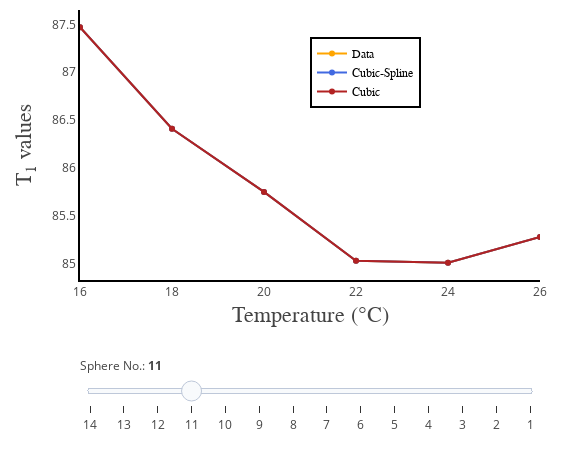

The notebook cell this image was saved under:
### Code cell
#DATA

def temperature_correction(input_temperature):
    #Dictionary of data
    phantom_v2 = {
        '14': {'16': '21.94', '18': '21.62','20': '21.44', '22': '21.28', '24': '21.26', '26': '21.31'},
        '13': {'16': '31.05', '18': '30.65','20': '30.40', '22': '30.27', '24': '30.25', '26': '30.31'},
        '12': {'16': '43.79', '18': '43.24','20': '42.89', '22': '42.72', '24': '42.70', '26': '42.80'},
        '11': {'16': '61.49', '18': '60.70','20': '60.21', '22': '59.97', '24': '60.00', '26': '60.17'},
        '10': {'16': '87.47', '18': '86.41','20': '85.75', '22': '85.03', '24': '85.01', '26': '85.28'},
        '9': {'16': '122.99', '18': '121.79','20': '121.08', '22': '120.80', '24': '120.90', '26': '121.34'},
        '8': {'16': '177.68', '18': '175.94','20': '174.95', '22': '174.59', '24': '174.78', '26': '175.48'},
        '7': {'16': '243.77', '18': '241.84','20': '240.86', '22': '240.75', '24': '241.31', '26': '242.45'},
        '6': {'16': '343.00', '18': '341.53','20': '341.58', '22': '342.58', '24': '344.23', '26': '346.67'},
        '5': {'16': '483.91', '18': '482.91','20': '484.97', '22': '486.92', '24': '490.24', '26': '494.55'},
        '4': {'16': '675.07', '18': '686.88','20': '690.08', '22': '695.01', '24': '701.06', '26': '709.48'},
        '3': {'16': '950.71', '18': '963.56','20': '987.27', '22': '1000.81', '24': '1015.70', '26': '1030.78'},
        '2': {'16': '1274.07', '18': '1317.71','20': '1330.16', '22': '1355.29', '24': '1367.79', '26': '1395.94'},
        '1': {'16': '1766.68', '18': '1830.34','20': '1883.97', '22': '1937.34', '24': '1987.50', '26': '2066.95'}
        };
    
    ##Get keys and values of dictionary to construct a 2D array##
    #Get dictionary keys as lists
    sphereID = list(phantom_v2.keys());
    temperature = list(phantom_v2['1'].keys());

    #Define array (data) to store data for interpolation
    data = np.empty([len(temperature),len(sphereID)+1]);
    #Fill data array
    row = 0;
    for i in temperature:
        row = row + 1;
        data[row-1,0] = int(i);
        for j in sphereID:
            T1_value = float(phantom_v2[j][i]);
            data[row-1,int(j)] = T1_value;
    
    ##Code for Temperature Correction: Interpolation##
    #If input_temperature is a scalar:
    #Validate input_temperature
    validTemperature = lambda input_temperature: np.isscalar(input_temperature);
    if validTemperature(input_temperature) == True:
        input2array = input_temperature;
        input_temperature = np.arange(1);
        input_temperature[0] = input2array;
        
    #Cubic Spline (define output as array and dictionary)
    spline_estimatedT1 = np.empty([len(input_temperature),len(sphereID)]);
    spline_estimatedT1_dictionary = {};
    
    #Cubic (define output as array and dictionary)
    cubic_estimatedT1 = np.empty([len(input_temperature),len(sphereID)]);
    cubic_estimatedT1_dictionary = {};
    
    #Interpolations
    for k in range(len(sphereID)):
        for l in range(len(input_temperature)):
            #Cubic Spline
            cubicSpline = interpolate.splrep(data[:,0], data[:,k+1]);
            spline_estimatedT1[l,k] = interpolate.splev(input_temperature[l],cubicSpline);
            spline_estimatedT1_dictionary[l,k+1] = spline_estimatedT1[l,k];
            
            #Cubic        
            cubic = interpolate.interp1d(data[:,0], data[:,k+1], kind='cubic');
            cubic_estimatedT1[l,k] = cubic(input_temperature[l]);
            cubic_estimatedT1_dictionary[l,k+1] = cubic_estimatedT1[l,k];
    
    #Interpolation of data for Sphere No. 1 only
    #plt.plot(data2fit[:,0], data2fit[:,1], 'o')
    #plt.plot(data2fit[:,0], cs_estimatedT1_values[:,0], '--');
    #plt.plot(data2fit[:,0], c_estimatedT1_values[:,0], '-*');
    #plt.legend(['data', 'cubic-spline', 'cubic'], loc='best');
    #plt.title('Interpolation: Sphere No. 1');
    #plt.xlabel('Temperature (°C)');
    #plt.ylabel('T1 value (ms)')
    #plt.show()
    
# PLOTS
    init_notebook_mode(connected=True)
    spline_estimatedT1 = np.transpose(spline_estimatedT1)
    cubic_estimatedT1 = np.transpose(cubic_estimatedT1)
    original_data = np.transpose(data)
    original_data = np.delete(original_data, 0, 0)
    
    data1 = [dict(
        visible = False,
        line=dict(color='orange'),
        x = temperature,
        y = abs(original_data[13-ii]),
        name = 'Data',
        text = 'Data)',
        hoverinfo = 'x+y+text') for ii in range(len(sphereID))]

    data1[4]['visible'] = True
    
    data2 = [dict(
        visible = False,
        line=dict(color='royalblue'),
        x = input_temperature,
        y = abs(spline_estimatedT1[13-ii]),
        name = 'Cubic-Spline',
        text = 'Cubic-Spline',
        hoverinfo = 'x+y+text') for ii in range(len(sphereID))]

    data2[4]['visible'] = True

    data3 = [dict(
        visible = False,
        line=dict(color='firebrick'),
        x = temperature,
        y = abs(cubic_estimatedT1[13-ii]),
        name = 'Cubic',
        text = 'Cubic)',
        hoverinfo = 'x+y+text') for ii in range(len(sphereID))]

    data3[4]['visible'] = True

    data = data1 + data2 + data3

    steps = []
    for i in range(len(np.asarray(sphereID))):
        step = dict(
            method = 'restyle',  
            args = ['visible', [False] * len(data2)],
            label = str(np.asarray(sphereID)[i])
            )
        step['args'][1][i] = True # Toggle i'th trace to "visible"
        steps.append(step)

    sliders=[
        dict(
            x = 0,
            y = -0.09,
            active = 3,
            currentvalue = {"prefix": "Sphere No.: <b>"},
            pad = {"t": 50, "b": 10},
            steps = steps)]

    layout = go.Layout(
        width=580,
        height=450,
        margin=go.layout.Margin(
            l=80,
            r=40,
            b=60,
            t=10,
        ),
        annotations=[
            dict(
                x=0.5004254919715793,
                y=-0.18,
                showarrow=False,
                text='Temperature (°C)',
                font=dict(
                    family='Times New Roman',
                    size=22
                ),
                xref='paper',
                yref='paper'
            ),
            dict(
                x=-0.15,
                y=0.5,
                showarrow=False,
                text='T<sub>1</sub> values',
                font=dict(
                    family='Times New Roman',
                    size=22
                ),
                textangle=-90,
                xref='paper',
                yref='paper'
            ),
        ],
        xaxis=dict(
            autorange=False,
            range=[16, temperature[-1]],
            showgrid=False,
            linecolor='black',
            linewidth=2
        ),
        yaxis=dict(
            autorange=True,
            showgrid=False,
            linecolor='black',
            linewidth=2
        ),
        legend=dict(
            x=0.5,
            y=0.9,
            traceorder='normal',
            font=dict(
                family='Times New Roman',
                size=12,
                color='#000'
            ),
            bordercolor='#000000',
            borderwidth=2
        ), 
        sliders=sliders
    )

    fig = dict(data=data, layout=layout)

    iplot(fig, filename = 'basic-line', config = config)
        
    return spline_estimatedT1_dictionary, spline_estimatedT1, cubic_estimatedT1_dictionary, cubic_estimatedT1;


temperature_correction(np.arange(16,28,2));

### Figure 1 — Plotly figure (JSON) as saved in the notebook; plotly's stock layout.template omitted (floating-point values rounded to 4 significant figures)
{"data": [{"hoverinfo": "x+y+text", "line": {"color": "orange"}, "name": "Data", "text": "Data)", "type": "scatter", "uid": "b6a29e62-8ee0-4c1a-a1c9-d5f92a62bb5c", "visible": false, "x": ["16", "18", "20", "22", "24", "26"], "y": [21.94, 21.62, 21.44, 21.28, 21.26, 21.31]}, {"hoverinfo": "x+y+text", "line": {"color": "orange"}, "name": "Data", "text": "Data)", "type": "scatter", "uid": "c4cd41d6-32ad-4b3f-8086-a335ef5887fc", "visible": false, "x": ["16", "18", "20", "22", "24", "26"], "y": [31.05, 30.65, 30.4, 30.27, 30.25, 30.31]}, {"hoverinfo": "x+y+text", "line": {"color": "orange"}, "name": "Data", "text": "Data)", "type": "scatter", "uid": "9149cc08-7995-40c7-bcac-dfab77e7f4ba", "visible": false, "x": ["16", "18", "20", "22", "24", "26"], "y": [43.79, 43.24, 42.89, 42.72, 42.7, 42.8]}, {"hoverinfo": "x+y+text", "line": {"color": "orange"}, "name": "Data", "text": "Data)", "type": "scatter", "uid": "b39a74b3-a0ad-49c2-a60d-f33c5e48b291", "visible": false, "x": ["16", "18", "20", "22", "24", "26"], "y": [61.49, 60.7, 60.21, 59.97, 60, 60.17]}, {"hoverinfo": "x+y+text", "line": {"color": "orange"}, "name": "Data", "text": "Data)", "type": "scatter", "uid": "b18c50f5-6cc9-4232-b1dd-e3bc42fe7993", "visible": true, "x": ["16", "18", "20", "22", "24", "26"], "y": [87.47, 86.41, 85.75, 85.03, 85.01, 85.28]}, {"hoverinfo": "x+y+text", "line": {"color": "orange"}, "name": "Data", "text": "Data)", "type": "scatter", "uid": "6369b43d-4935-43b8-8777-407d398787df", "visible": false, "x": ["16", "18", "20", "22", "24", "26"], "y": [123.0, 121.8, 121.1, 120.8, 120.9, 121.3]}, {"hoverinfo": "x+y+text", "line": {"color": "orange"}, "name": "Data", "text": "Data)", "type": "scatter", "uid": "24193e75-a47e-4dee-a946-eb1ddd30026e", "visible": false, "x": ["16", "18", "20", "22", "24", "26"], "y": [177.7, 175.9, 174.9, 174.6, 174.8, 175.5]}, {"hoverinfo": "x+y+text", "line": {"color": "orange"}, "name": "Data", "text": "Data)", "type": "scatter", "uid": "c4719de6-f7dc-4393-b05c-0adf75d0b16f", "visible": false, "x": ["16", "18", "20", "22", "24", "26"], "y": [243.8, 241.8, 240.9, 240.8, 241.3, 242.4]}, {"hoverinfo": "x+y+text", "line": {"color": "orange"}, "name": "Data", "text": "Data)", "type": "scatter", "uid": "97470873-44fd-4379-957d-bcbb66dbaa3e", "visible": false, "x": ["16", "18", "20", "22", "24", "26"], "y": [343, 341.5, 341.6, 342.6, 344.2, 346.7]}, {"hoverinfo": "x+y+text", "line": {"color": "orange"}, "name": "Data", "text": "Data)", "type": "scatter", "uid": "29686a20-b1b8-40ad-8888-7a0da7ad6c48", "visible": false, "x": ["16", "18", "20", "22", "24", "26"], "y": [483.9, 482.9, 485.0, 486.9, 490.2, 494.6]}, {"hoverinfo": "x+y+text", "line": {"color": "orange"}, "name": "Data", "text": "Data)", "type": "scatter", "uid": "f489bd98-9219-4191-8767-70a5646d595b", "visible": false, "x": ["16", "18", "20", "22", "24", "26"], "y": [675.1, 686.9, 690.1, 695.0, 701.1, 709.5]}, {"hoverinfo": "x+y+text", "line": {"color": "orange"}, "name": "Data", "text": "Data)", "type": "scatter", "uid": "55927f1f-6e0e-4d8f-b538-f1e71ff79a78", "visible": false, "x": ["16", "18", "20", "22", "24", "26"], "y": [950.7, 963.6, 987.3, 1001.0, 1016.0, 1031.0]}, {"hoverinfo": "x+y+text", "line": {"color": "orange"}, "name": "Data", "text": "Data)", "type": "scatter", "uid": "e8872b32-4bb7-4fb6-83e0-d97ddd84f172", "visible": false, "x": ["16", "18", "20", "22", "24", "26"], "y": [1274.0, 1318.0, 1330.0, 1355.0, 1368.0, 1396.0]}, {"hoverinfo": "x+y+text", "line": {"color": "orange"}, "name": "Data", "text": "Data)", "type": "scatter", "uid": "0b2548e8-93b7-46ad-b440-d92385664946", "visible": false, "x": ["16", "18", "20", "22", "24", "26"], "y": [1767.0, 1830.0, 1884.0, 1937.0, 1988.0, 2067.0]}, {"hoverinfo": "x+y+text", "line": {"color": "royalblue"}, "name": "Cubic-Spline", "text": "Cubic-Spline", "type": "scatter", "uid": "91434561-f96a-4d30-ab35-8b0791a85e38", "visible": false, "x": [16, 18, 20, 22, 24, 26], "y": [21.94, 21.62, 21.44, 21.28, 21.26, 21.31]}, {"hoverinfo": "x+y+text", "line": {"color": "royalblue"}, "name": "Cubic-Spline", "text": "Cubic-Spline", "type": "scatter", "uid": "1166215d-00e4-44d8-b596-dedf07fc6e20", "visible": false, "x": [16, 18, 20, 22, 24, 26], "y": [31.05, 30.65, 30.4, 30.27, 30.25, 30.31]}, {"hoverinfo": "x+y+text", "line": {"color": "royalblue"}, "name": "Cubic-Spline", "text": "Cubic-Spline", "type": "scatter", "uid": "8de95400-8d7d-489e-9902-accafe574880", "visible": false, "x": [16, 18, 20, 22, 24, 26], "y": [43.79, 43.24, 42.89, 42.72, 42.7, 42.8]}, {"hoverinfo": "x+y+text", "line": {"color": "royalblue"}, "name": "Cubic-Spline", "text": "Cubic-Spline", "type": "scatter", "uid": "25bf5399-000c-4dc3-957f-e03ba70284b5", "visible": false, "x": [16, 18, 20, 22, 24, 26], "y": [61.49, 60.7, 60.21, 59.97, 60.0, 60.17]}, {"hoverinfo": "x+y+text", "line": {"color": "royalblue"}, "name": "Cubic-Spline", "text": "Cubic-Spline", "type": "scatter", "uid": "2b5f0c4d-5794-4a10-8bbd-4a07a9d9d357", "visible": true, "x": [16, 18, 20, 22, 24, 26], "y": [87.47, 86.41, 85.75, 85.03, 85.01, 85.28]}, {"hoverinfo": "x+y+text", "line": {"color": "royalblue"}, "name": "Cubic-Spline", "text": "Cubic-Spline", "type": "scatter", "uid": "5ad1ba17-9d36-4d4b-86b3-dfed5197e185", "visible": false, "x": [16, 18, 20, 22, 24, 26], "y": [123.0, 121.8, 121.1, 120.8, 120.9, 121.3]}, {"hoverinfo": "x+y+text", "line": {"color": "royalblue"}, "name": "Cubic-Spline", "text": "Cubic-Spline", "type": "scatter", "uid": "77716ff4-e9a7-4b98-ab26-dd03652424a0", "visible": false, "x": [16, 18, 20, 22, 24, 26], "y": [177.7, 175.9, 174.9, 174.6, 174.8, 175.5]}, {"hoverinfo": "x+y+text", "line": {"color": "royalblue"}, "name": "Cubic-Spline", "text": "Cubic-Spline", "type": "scatter", "uid": "23fd1d28-9e76-4278-8559-44e0c69c9051", "visible": false, "x": [16, 18, 20, 22, 24, 26], "y": [243.8, 241.8, 240.9, 240.7, 241.3, 242.4]}, {"hoverinfo": "x+y+text", "line": {"color": "royalblue"}, "name": "Cubic-Spline", "text": "Cubic-Spline", "type": "scatter", "uid": "79155abe-adb7-4f12-8fcf-5d86a5b97656", "visible": false, "x": [16, 18, 20, 22, 24, 26], "y": [343.0, 341.5, 341.6, 342.6, 344.2, 346.7]}, {"hoverinfo": "x+y+text", "line": {"color": "royalblue"}, "name": "Cubic-Spline", "text": "Cubic-Spline", "type": "scatter", "uid": "9d64b8fc-dfb3-4bd8-89f1-fb681afb2ebd", "visible": false, "x": [16, 18, 20, 22, 24, 26], "y": [483.9, 482.9, 485.0, 486.9, 490.2, 494.6]}, {"hoverinfo": "x+y+text", "line": {"color": "royalblue"}, "name": "Cubic-Spline", "text": "Cubic-Spline", "type": "scatter", "uid": "8021cb96-595d-43fb-8413-28943498ece1", "visible": false, "x": [16, 18, 20, 22, 24, 26], "y": [675.1, 686.9, 690.1, 695.0, 701.1, 709.5]}, {"hoverinfo": "x+y+text", "line": {"color": "royalblue"}, "name": "Cubic-Spline", "text": "Cubic-Spline", "type": "scatter", "uid": "1ee0b209-21ab-4e34-b553-337a63ffaaed", "visible": false, "x": [16, 18, 20, 22, 24, 26], "y": [950.7, 963.6, 987.3, 1001.0, 1016.0, 1031.0]}, {"hoverinfo": "x+y+text", "line": {"color": "royalblue"}, "name": "Cubic-Spline", "text": "Cubic-Spline", "type": "scatter", "uid": "aafff72b-ace0-46ed-8474-37f8c9d643a8", "visible": false, "x": [16, 18, 20, 22, 24, 26], "y": [1274.0, 1318.0, 1330.0, 1355.0, 1368.0, 1396.0]}, {"hoverinfo": "x+y+text", "line": {"color": "royalblue"}, "name": "Cubic-Spline", "text": "Cubic-Spline", "type": "scatter", "uid": "c9e6c3a5-2169-4952-9ea6-646a038cdf85", "visible": false, "x": [16, 18, 20, 22, 24, 26], "y": [1767.0, 1830.0, 1884.0, 1937.0, 1988.0, 2067.0]}, {"hoverinfo": "x+y+text", "line": {"color": "firebrick"}, "name": "Cubic", "text": "Cubic)", "type": "scatter", "uid": "3cd3d160-152c-4656-bfff-d90c77fb4ab2", "visible": false, "x": ["16", "18", "20", "22", "24", "26"], "y": [21.94, 21.62, 21.44, 21.28, 21.26, 21.31]}, {"hoverinfo": "x+y+text", "line": {"color": "firebrick"}, "name": "Cubic", "text": "Cubic)", "type": "scatter", "uid": "31c7f86b-0f30-4a10-9699-5ddffd7d8bcb", "visible": false, "x": ["16", "18", "20", "22", "24", "26"], "y": [31.05, 30.65, 30.4, 30.27, 30.25, 30.31]}, {"hoverinfo": "x+y+text", "line": {"color": "firebrick"}, "name": "Cubic", "text": "Cubic)", "type": "scatter", "uid": "b62b57bf-3e48-49cf-a28f-e43547f3d417", "visible": false, "x": ["16", "18", "20", "22", "24", "26"], "y": [43.79, 43.24, 42.89, 42.72, 42.7, 42.8]}, {"hoverinfo": "x+y+text", "line": {"color": "firebrick"}, "name": "Cubic", "text": "Cubic)", "type": "scatter", "uid": "40577c89-7ee0-412a-833b-699d28a6bab8", "visible": false, "x": ["16", "18", "20", "22", "24", "26"], "y": [61.49, 60.7, 60.21, 59.97, 60, 60.17]}, {"hoverinfo": "x+y+text", "line": {"color": "firebrick"}, "name": "Cubic", "text": "Cubic)", "type": "scatter", "uid": "e613b6a6-1270-4fef-a14c-a2ffae41be24", "visible": true, "x": ["16", "18", "20", "22", "24", "26"], "y": [87.47, 86.41, 85.75, 85.03, 85.01, 85.28]}, {"hoverinfo": "x+y+text", "line": {"color": "firebrick"}, "name": "Cubic", "text": "Cubic)", "type": "scatter", "uid": "b7385c5b-84b3-4b1f-b779-455dc2e48626", "visible": false, "x": ["16", "18", "20", "22", "24", "26"], "y": [123.0, 121.8, 121.1, 120.8, 120.9, 121.3]}, {"hoverinfo": "x+y+text", "line": {"color": "firebrick"}, "name": "Cubic", "text": "Cubic)", "type": "scatter", "uid": "e0c93029-0617-4df6-9866-797b61de9fd1", "visible": false, "x": ["16", "18", "20", "22", "24", "26"], "y": [177.7, 175.9, 174.9, 174.6, 174.8, 175.5]}, {"hoverinfo": "x+y+text", "line": {"color": "firebrick"}, "name": "Cubic", "text": "Cubic)", "type": "scatter", "uid": "f8d12988-dc01-4e7d-b376-07f4e07077af", "visible": false, "x": ["16", "18", "20", "22", "24", "26"], "y": [243.8, 241.8, 240.9, 240.8, 241.3, 242.4]}, {"hoverinfo": "x+y+text", "line": {"color": "firebrick"}, "name": "Cubic", "text": "Cubic)", "type": "scatter", "uid": "688baaae-2425-4c02-98fb-1fd0773cb8fd", "visible": false, "x": ["16", "18", "20", "22", "24", "26"], "y": [343, 341.5, 341.6, 342.6, 344.2, 346.7]}, {"hoverinfo": "x+y+text", "line": {"color": "firebrick"}, "name": "Cubic", "text": "Cubic)", "type": "scatter", "uid": "eeae15a4-ab5d-46f0-ad17-0c319c745c74", "visible": false, "x": ["16", "18", "20", "22", "24", "26"], "y": [483.9, 482.9, 485.0, 486.9, 490.2, 494.6]}, {"hoverinfo": "x+y+text", "line": {"color": "firebrick"}, "name": "Cubic", "text": "Cubic)", "type": "scatter", "uid": "487a073f-e467-407e-b5e9-3b8b4539d02b", "visible": false, "x": ["16", "18", "20", "22", "24", "26"], "y": [675.1, 686.9, 690.1, 695.0, 701.1, 709.5]}, {"hoverinfo": "x+y+text", "line": {"color": "firebrick"}, "name": "Cubic", "text": "Cubic)", "type": "scatter", "uid": "68cd9dc8-7bc5-4aab-9718-2103b9411101", "visible": false, "x": ["16", "18", "20", "22", "24", "26"], "y": [950.7, 963.6, 987.3, 1001.0, 1016.0, 1031.0]}, {"hoverinfo": "x+y+text", "line": {"color": "firebrick"}, "name": "Cubic", "text": "Cubic)", "type": "scatter", "uid": "921e1f82-2399-40ae-9834-d7569385c617", "visible": false, "x": ["16", "18", "20", "22", "24", "26"], "y": [1274.0, 1318.0, 1330.0, 1355.0, 1368.0, 1396.0]}, {"hoverinfo": "x+y+text", "line": {"color": "firebrick"}, "name": "Cubic", "text": "Cubic)", "type": "scatter", "uid": "9049f953-7b52-46d4-86e6-2e2408ceb21e", "visible": false, "x": ["16", "18", "20", "22", "24", "26"], "y": [1767.0, 1830.0, 1884.0, 1937.0, 1988.0, 2067.0]}], "layout": {"annotations": [{"font": {"family": "Times New Roman", "size": 22}, "showarrow": false, "text": "Temperature (°C)", "x": 0.5004, "xref": "paper", "y": -0.18, "yref": "paper"}, {"font": {"family": "Times New Roman", "size": 22}, "showarrow": false, "text": "T<sub>1</sub> values", "textangle": -90, "x": -0.15, "xref": "paper", "y": 0.5, "yref": "paper"}], "height": 450, "legend": {"bordercolor": "#000000", "borderwidth": 2, "font": {"color": "#000", "family": "Times New Roman", "size": 12}, "traceorder": "normal", "x": 0.5, "y": 0.9}, "margin": {"b": 60, "l": 80, "r": 40, "t": 10}, "sliders": [{"active": 3, "currentvalue": {"prefix": "Sphere No.: <b>"}, "pad": {"b": 10, "t": 50}, "steps": [{"args": ["visible", [true, false, false, false, false, false, false, false, false, false, false, false, false, false]], "label": "14", "method": "restyle"}, {"args": ["visible", [false, true, false, false, false, false, false, false, false, false, false, false, false, false]], "label": "13", "method": "restyle"}, {"args": ["visible", [false, false, true, false, false, false, false, false, false, false, false, false, false, false]], "label": "12", "method": "restyle"}, {"args": ["visible", [false, false, false, true, false, false, false, false, false, false, false, false, false, false]], "label": "11", "method": "restyle"}, {"args": ["visible", [false, false, false, false, true, false, false, false, false, false, false, false, false, false]], "label": "10", "method": "restyle"}, {"args": ["visible", [false, false, false, false, false, true, false, false, false, false, false, false, false, false]], "label": "9", "method": "restyle"}, {"args": ["visible", [false, false, false, false, false, false, true, false, false, false, false, false, false, false]], "label": "8", "method": "restyle"}, {"args": ["visible", [false, false, false, false, false, false, false, true, false, false, false, false, false, false]], "label": "7", "method": "restyle"}, {"args": ["visible", [false, false, false, false, false, false, false, false, true, false, false, false, false, false]], "label": "6", "method": "restyle"}, {"args": ["visible", [false, false, false, false, false, false, false, false, false, true, false, false, false, false]], "label": "5", "method": "restyle"}, {"args": ["visible", [false, false, false, false, false, false, false, false, false, false, true, false, false, false]], "label": "4", "method": "restyle"}, {"args": ["visible", [false, false, false, false, false, false, false, false, false, false, false, true, false, false]], "label": "3", "method": "restyle"}, {"args": ["visible", [false, false, false, false, false, false, false, false, false, false, false, false, true, false]], "label": "2", "method": "restyle"}, {"args": ["visible", [false, false, false, false, false, false, false, false, false, false, false, false, false, true]], "label": "1", "method": "restyle"}], "x": 0, "y": -0.09}], "width": 580, "xaxis": {"autorange": false, "linecolor": "black", "linewidth": 2, "range": [16, "26"], "showgrid": false}, "yaxis": {"autorange": true, "linecolor": "black", "linewidth": 2, "showgrid": false}}}
